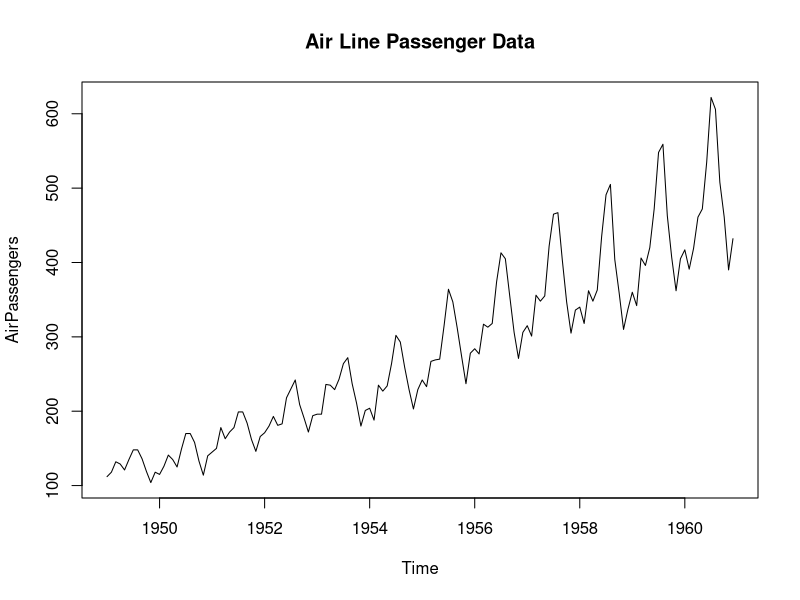
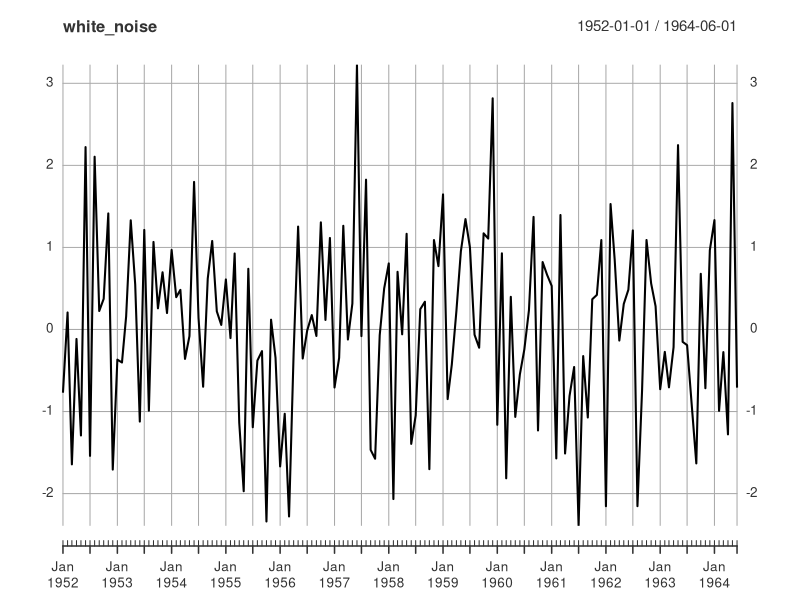

The R source for these figures, in order: (Note: this script raises an error after producing the figures.)
## ---- chunk 1
data("AirPassengers")
## ---- chunk 2
str(AirPassengers)
## ---- chunk 3
typeof(AirPassengers)
## ---- chunk 4
class(AirPassengers)
## ---- chunk 5
plot(AirPassengers, main = "Air Line Passenger Data")
## ---- chunk 6
library(xts)
## ---- chunk 7
head(AirPassengers)
## ---- chunk 8
AirPassengers_xts <- as.xts(AirPassengers)
## ---- chunk 9
head(AirPassengers_xts)
## ---- chunk 10
AirPassengers_xts[3,1]
## ---- chunk 11
length(AirPassengers_xts)
## ---- chunk 12
seq(2, 144, by = 12)
## ---- chunk 13
AirPassengers_xts[seq(2,144, by = 12),]

## ---- chunk 14
my_date_vector <- seq(as.Date('1952-01-01'), length = 150, by = 'month')

## ---- chunk 15
my_date_vector
## ---- chunk 16
my_white_noise <- rnorm(150)
## ---- chunk 17
sd(my_white_noise)
## ---- chunk 18
independence_day_1960 <- as.POSIXct("1960-07-04")
## ---- chunk 19
 white_noise <- xts(x = my_white_noise, order.by = my_date_vector,
                     i_day = independence_day_1960)
## ---- chunk 20
head(white_noise)
## ---- chunk 21
plot(white_noise)
## ---- chunk 22
attributes(white_noise)
## ---- chunk 23
index(AirPassengers)
## ---- chunk 24
index(AirPassengers_xts)
## ---- chunk 25
coredata(AirPassengers_xts)
## ---- chunk 26
data("austres")
## ---- chunk 27
class(austres)
## ---- chunk 28
austres_xts <- as.xts(austres)
## ---- chunk 29
class(austres_xts)
## ---- chunk 30
index(austres_xts)
## ---- chunk 31
length(austres_xts)
## ---- chunk 32
my_date_vector <- seq(as.Date('1971-01-01'), length = 89, by = 'quarter')

## ---- chunk 33
my_date_vector
## ---- chunk 34
xts(x = rnorm(89), order.by = my_date_vector )
## ---- chunk 35
coredata(austres_xts)
## ---- chunk 36
data("airquality")
## ---- chunk 37
str(airquality)
## ---- chunk 38
coredata(airquality)
## ---- chunk 39
index(airquality)
## ---- chunk 40
airquuality_xts <- as.xts(airquality)
## ---- chunk 41
index(airquality)
## ---- chunk 42
length(airquality[,1])
## ---- chunk 43
my_date_vector <- seq(as.Date('1973-05-01'), length = 153, by = 'days')

## ---- chunk 44
coredata(airquality)
## ---- chunk 45
airquality_xts <- xts(x = airquality, order.by = my_date_vector)
## ---- chunk 46
str(airquality_xts)
## ---- chunk 47
head(airquality_xts)
## ---- chunk 48
plot(airquality_xts[,c('Wind','Temp')])
## ---- chunk 49
plot(airquality_xts[,2:3])
## ---- chunk 50
head(AirPassengers_xts)
## ---- chunk 51
my_date_index <- seq(as.Date('1954-01-01'), length = 15, by = 'month')
my_date_index
## ---- chunk 52
AirPassengers_xts[my_date_index]
## ---- chunk 53
1:3
## ---- chunk 54
as.Date('1950-04-01') + 1:3
## ---- chunk 55
head(AirPassengers_xts)
## ---- chunk 56
#as.matrix(AirPassengers_xts)
## ---- chunk 57
write.zoo(AirPassengers_xts, file = file.path(".","AirPassengers.csv"), sep = ',')
## ---- chunk 58
read.zoo(file = file.path(".","AirPassengers.csv"), sep = ',', FUN = as.yearmon)
## ---- chunk 59
data("lynx")
## ---- chunk 60
head(x)
AirPassengers_xts['1949']
## ---- chunk 61
AirPassengers_xts['1949-03']
## ---- chunk 62
AirPassengers_xts['1950/1960']
## ---- chunk 63
data("AirPassengers")
AirPassengers_xts <- as.xts(AirPassengers)
## ---- chunk 64
AirPassengers_xts['1955']
## ---- chunk 65
AirPassengers_xts['1955-07']
## ---- chunk 66
head(AirPassengers_xts)
## ---- chunk 67
tail(AirPassengers_xts)
## ---- chunk 68
first(last(AirPassengers_xts, "1 year"), "4 months")
## ---- chunk 69
first(AirPassengers_xts, "3 years")
## ---- chunk 70
head(airquality_xts)
## ---- chunk 71
last(first(AirPassengers_xts, '3 years'), "3 days")
## ---- chunk 72
data("airmiles")
## ---- chunk 73
str(airmiles)
## ---- chunk 74
airmiles_xts <- as.xts(airmiles)
## ---- chunk 75
str(airmiles_xts)
## ---- chunk 76
airmiles_index <- index(airmiles_xts)
head(airmiles_index)
## ---- chunk 77
AirPassengers_xts[airmiles_index]
## ---- chunk 78
xts::merge.xts()
## ---- chunk 79
merge(AirPassengers_xts, airmiles_xts, join = "inner")
## ---- chunk 80
#index(airquality_xts)
## ---- chunk 81
#index(AirPassengers_xts)
## ---- chunk 82
#merge(airquality_xts, AirPassengers_xts, fill = 'locf', drop = TRUE)
## ---- chunk 83
rbind(AirPassengers_xts, airquality_xts)
## ---- chunk 84
head(airquality_xts)
## ---- chunk 85
head(na.locf(airquality_xts, fromLast = FALSE ))
## ---- chunk 86
head(na.locf(airquality_xts, fromLast = TRUE ))
## ---- chunk 87
airquality_lead <- lag(airquality_xts, k = -1)
head(airquality_lead)
## ---- chunk 88
airquality_lag <- lag(airquality_xts, k = 1)
head(airquality_lag)
## ---- chunk 89
head(airquality_xts)
## ---- chunk 90
aq <- cbind(airquality_lead,  airquality_xts, airquality_lag )
## ---- chunk 91
head(aq)
## ---- chunk 92
head(lag(airquality_xts, k = 3))
## ---- chunk 93
airquality_diff <- diff(airquality_xts, lag = 1, differences = 2)
## ---- chunk 94
head(airquality_diff)
## ---- chunk 95
airquality_w_diff <- merge(airquality_xts, airquality_diff)
## ---- chunk 96
names(airquality_w_diff )
## ---- chunk 97
plot(airquality_w_diff[,c('Ozone','Ozone.1')])
## ---- chunk 98
air_weeks <- endpoints(airquality_xts, on = 'weeks')

## ---- chunk 99
air_weeks
## ---- chunk 100
#airquality_xts['1973-06/1973-08',"Ozone"]
## ---- chunk 101
airquality_mean <- period.apply(airquality_xts[,"Ozone"], INDEX = air_weeks, FUN = mean)
## ---- chunk 102
airquality_mean 
## ---- chunk 103
airquality_mean <- period.apply(airquality_xts[,"Ozone"], INDEX = air_weeks, FUN = mean, na.rm = TRUE)
## ---- chunk 104
class(airquality_mean)
## ---- chunk 105
plot(airquality_mean)
## ---- chunk 106
airquality_mean
airquality_xts[,'Ozone']
air_merge <- merge(airquality_xts[,'Ozone'], airquality_mean)
## ---- chunk 107
head(air_merge)
## ---- chunk 108
plot(air_merge)
## ---- chunk 109
na.approx(air_merge)[1:10,]
## ---- chunk 110
plot(na.approx(air_merge))
## ---- chunk 111
plot(na.locf(air_merge))
## ---- chunk 112
plot(na.locf(air_merge, fromLast = TRUE))
